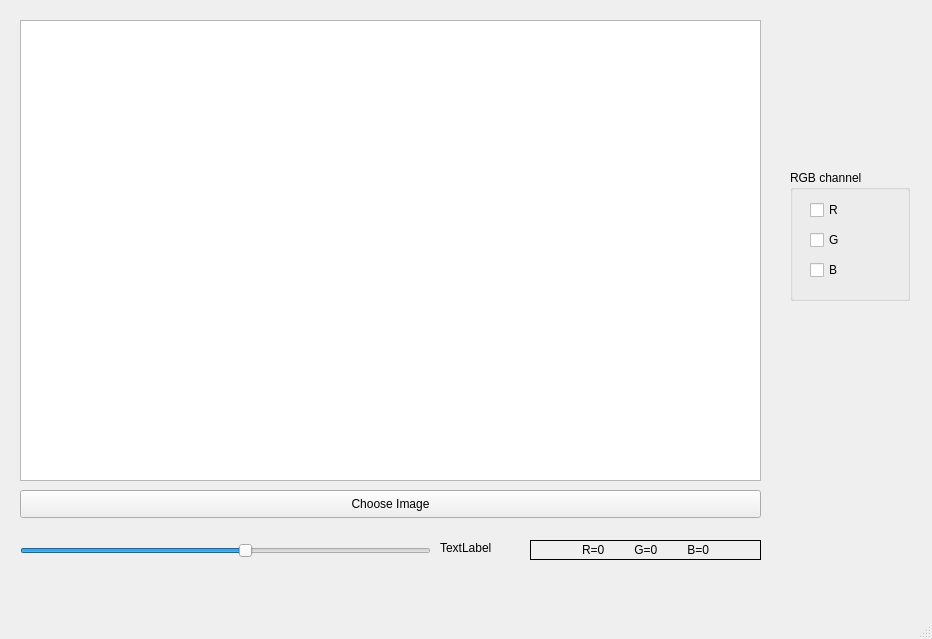
<?xml version="1.0" encoding="UTF-8"?>
<ui version="4.0">
 <class>MainWindow</class>
 <widget class="QMainWindow" name="MainWindow">
  <property name="geometry">
   <rect>
    <x>0</x>
    <y>0</y>
    <width>932</width>
    <height>639</height>
   </rect>
  </property>
  <property name="mouseTracking">
   <bool>true</bool>
  </property>
  <property name="windowTitle">
   <string>MainWindow</string>
  </property>
  <widget class="QWidget" name="centralwidget">
   <widget class="QGraphicsView" name="graphicsView">
    <property name="geometry">
     <rect>
      <x>20</x>
      <y>20</y>
      <width>741</width>
      <height>461</height>
     </rect>
    </property>
   </widget>
   <widget class="QPushButton" name="pushButton">
    <property name="geometry">
     <rect>
      <x>20</x>
      <y>490</y>
      <width>741</width>
      <height>28</height>
     </rect>
    </property>
    <property name="text">
     <string>Choose Image</string>
    </property>
   </widget>
   <widget class="QLabel" name="lbl_pos">
    <property name="geometry">
     <rect>
      <x>530</x>
      <y>540</y>
      <width>231</width>
      <height>20</height>
     </rect>
    </property>
    <property name="frameShape">
     <enum>QFrame::Box</enum>
    </property>
    <property name="text">
     <string>R=0         G=0         B=0</string>
    </property>
    <property name="alignment">
     <set>Qt::AlignCenter</set>
    </property>
    <property name="margin">
     <number>0</number>
    </property>
   </widget>
   <widget class="QGroupBox" name="groupBox">
    <property name="geometry">
     <rect>
      <x>790</x>
      <y>170</y>
      <width>120</width>
      <height>131</height>
     </rect>
    </property>
    <property name="title">
     <string>RGB channel</string>
    </property>
    <widget class="QCheckBox" name="checkBox_R">
     <property name="geometry">
      <rect>
       <x>20</x>
       <y>30</y>
       <width>35</width>
       <height>20</height>
      </rect>
     </property>
     <property name="text">
      <string>R</string>
     </property>
    </widget>
    <widget class="QCheckBox" name="checkBox_G">
     <property name="geometry">
      <rect>
       <x>20</x>
       <y>60</y>
       <width>35</width>
       <height>20</height>
      </rect>
     </property>
     <property name="layoutDirection">
      <enum>Qt::LeftToRight</enum>
     </property>
     <property name="autoFillBackground">
      <bool>false</bool>
     </property>
     <property name="text">
      <string>G</string>
     </property>
    </widget>
    <widget class="QCheckBox" name="checkBox_B">
     <property name="geometry">
      <rect>
       <x>20</x>
       <y>90</y>
       <width>35</width>
       <height>20</height>
      </rect>
     </property>
     <property name="text">
      <string>B</string>
     </property>
     <property name="checked">
      <bool>false</bool>
     </property>
    </widget>
   </widget>
   <widget class="QSlider" name="horizontalSlider">
    <property name="geometry">
     <rect>
      <x>20</x>
      <y>540</y>
      <width>411</width>
      <height>22</height>
     </rect>
    </property>
    <property name="minimum">
     <number>-100</number>
    </property>
    <property name="maximum">
     <number>100</number>
    </property>
    <property name="value">
     <number>10</number>
    </property>
    <property name="orientation">
     <enum>Qt::Horizontal</enum>
    </property>
   </widget>
   <widget class="QLabel" name="sliderValueLBL">
    <property name="geometry">
     <rect>
      <x>440</x>
      <y>540</y>
      <width>55</width>
      <height>16</height>
     </rect>
    </property>
    <property name="text">
     <string>TextLabel</string>
    </property>
   </widget>
  </widget>
  <widget class="QMenuBar" name="menubar">
   <property name="geometry">
    <rect>
     <x>0</x>
     <y>0</y>
     <width>932</width>
     <height>26</height>
    </rect>
   </property>
  </widget>
  <widget class="QStatusBar" name="statusbar"/>
  <action name="actionZoomInOut">
   <property name="text">
    <string>ZoomInOut</string>
   </property>
   <property name="toolTip">
    <string>Zoom </string>
   </property>
  </action>
 </widget>
 <resources/>
 <connections/>
</ui>
